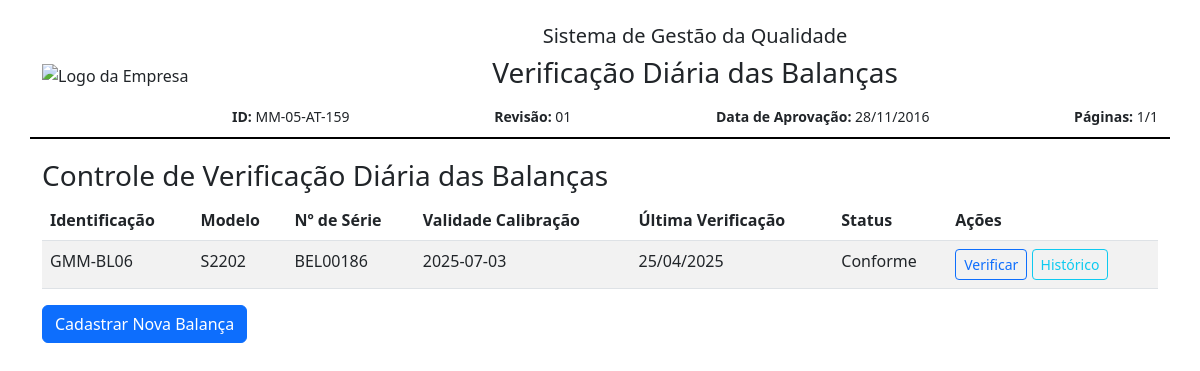
The page / on the database its author committed.
### app/models.py (models this page shows)
class Balanca(db.Model):
    id = db.Column(db.Integer, primary_key=True)
    identificacao = db.Column(db.String(20), nullable=False, unique=True)
    modelo = db.Column(db.String(50), nullable=False)
    numero_serie = db.Column(db.String(50), nullable=False)
    validade_calibracao = db.Column(db.String(10), nullable=False)
    criterio_aceitacao = db.Column(db.String(20), nullable=False)
    padrao = db.Column(db.String(50), nullable=False)
    valor_convencional = db.Column(db.Float, nullable=False)
    numero_certificado = db.Column(db.String(50), nullable=False)
    fabricante = db.Column(db.String(50), nullable=False)
    validade_padrao = db.Column(db.String(10), nullable=False)
    registros = db.relationship('RegistroDiario', backref='balanca', lazy=True)

class RegistroDiario(db.Model):
    id = db.Column(db.Integer, primary_key=True)
    data = db.Column(db.Date, default=datetime.utcnow)
    resultado_obtido = db.Column(db.Float, nullable=False)
    responsavel = db.Column(db.String(100), nullable=False)
    balanca_id = db.Column(db.Integer, db.ForeignKey('balanca.id'), nullable=False)
    @property
    def diferenca(self):
        return round(abs(self.resultado_obtido - self.balanca.valor_convencional), 4)
    @property
    def status(self):
        criterio = float(self.balanca.criterio_aceitacao.replace("±", "").replace(",", "."))
        return "Conforme" if self.diferenca <= criterio else "Não Conforme"

### app/routes.py (the view)
@routes_bp.route("/")
def index():
    balancas = Balanca.query.all()
    return render_template("index.html", title="Balanças", balancas=balancas)

### app/templates/index.html
{% extends "base.html" %}
{% block content %}
<h3>Controle de Verificação Diária das Balanças</h3>
<table class="table table-striped">
    <thead>
        <tr>
            <th>Identificação</th>
            <th>Modelo</th>
            <th>Nº de Série</th>
            <th>Validade Calibração</th>
            <th>Última Verificação</th>
            <th>Status</th>
            <th>Ações</th>
        </tr>
    </thead>
    <tbody>
    {% for b in balancas %}
        <tr>
            <td>{{ b.identificacao }}</td>
            <td>{{ b.modelo }}</td>
            <td>{{ b.numero_serie }}</td>
            <td>{{ b.validade_calibracao }}</td>
            <td>
                {% if b.registros %}
                    {{ b.registros[-1].data.strftime('%d/%m/%Y') }}
                {% else %}
                    Nenhuma
                {% endif %}
            </td>
            <td>
                {% if b.registros %}
                    {{ b.registros[-1].status }}
                {% else %}
                    -
                {% endif %}
            </td>
            <td>
                <a href="{{ url_for('routes.verificar', id=b.id) }}" class="btn btn-outline-primary btn-sm">Verificar</a>
                <a href="{{ url_for('routes.historico', id=b.id) }}" class="btn btn-outline-info btn-sm">Histórico</a>
            </td>
        </tr>
    {% endfor %}
    </tbody>
</table>
<a href="{{ url_for('routes.cadastrar') }}" class="btn btn-primary">Cadastrar Nova Balança</a>
{% endblock %}

### rows shown on the page
Balanca: identificacao "GMM-BL06", modelo "S2202", numero_serie "BEL00186", validade_calibracao "2025-07-03", data "25/04/2025", criterio_aceitacao+valor_convencional "Conforme"
